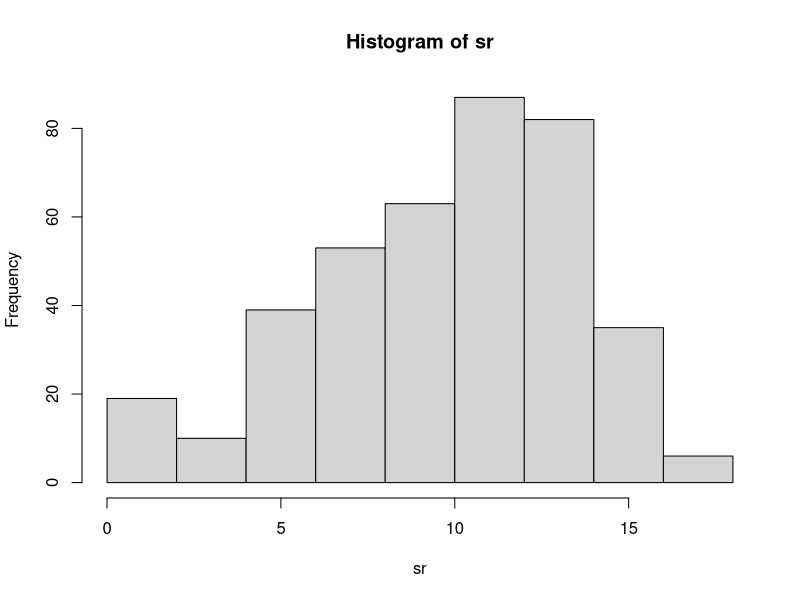
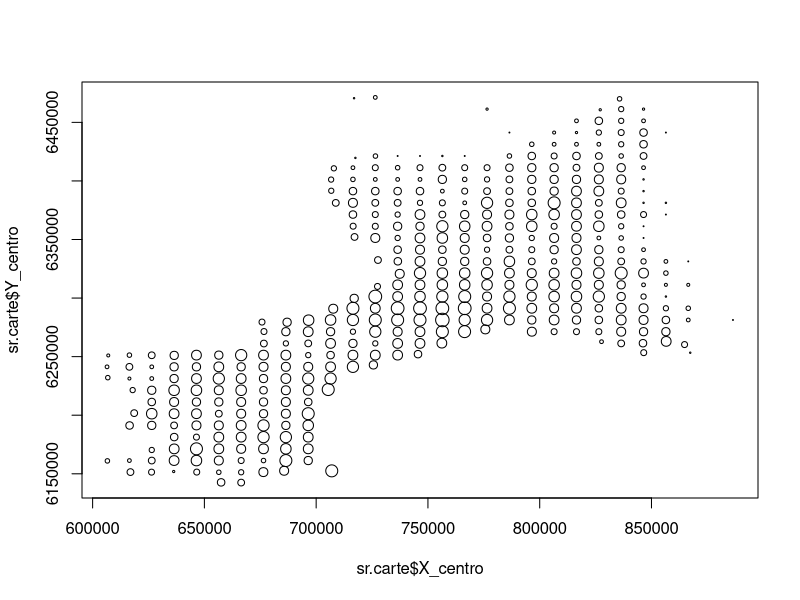
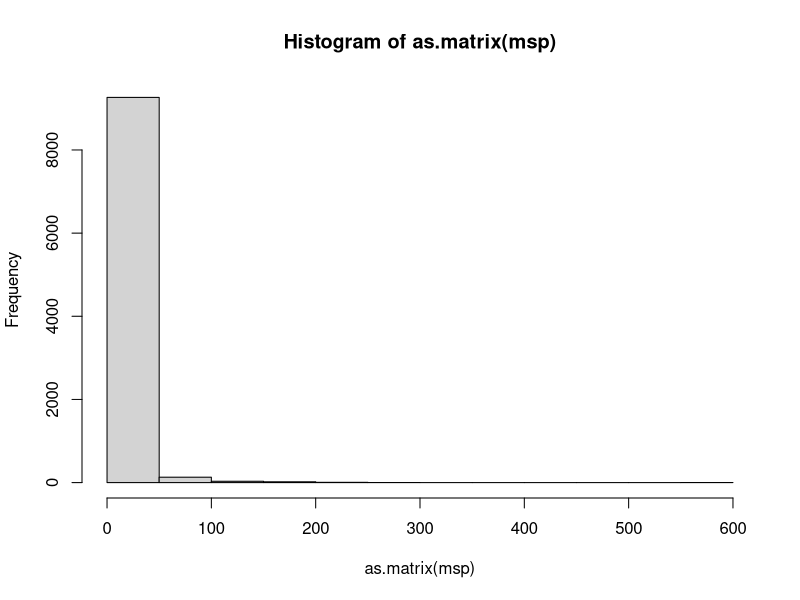
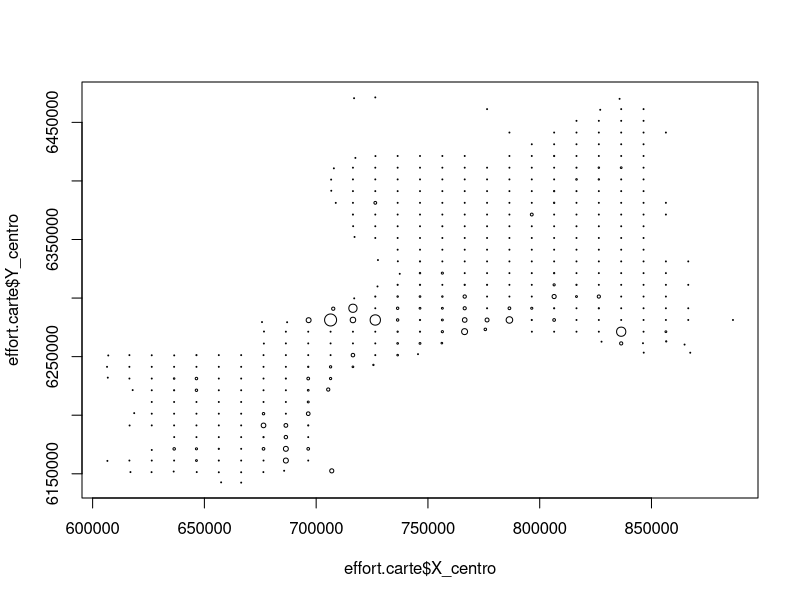
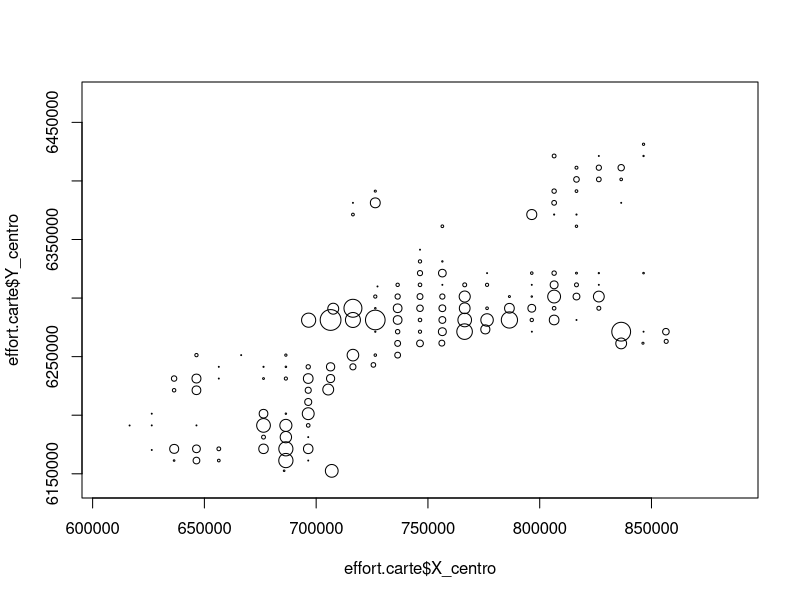
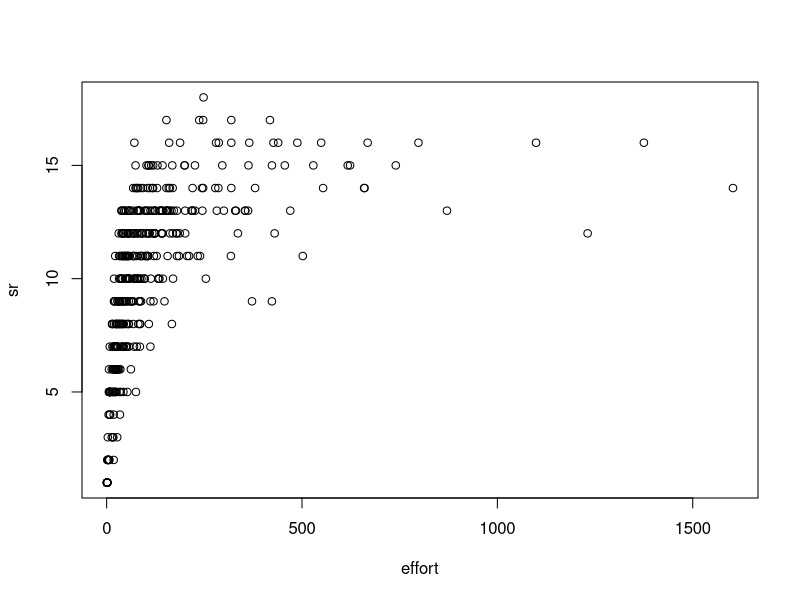
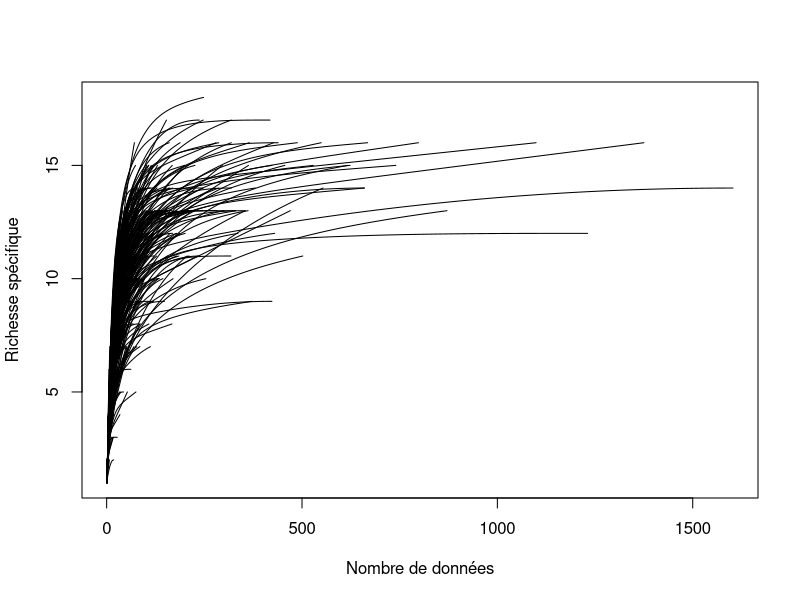
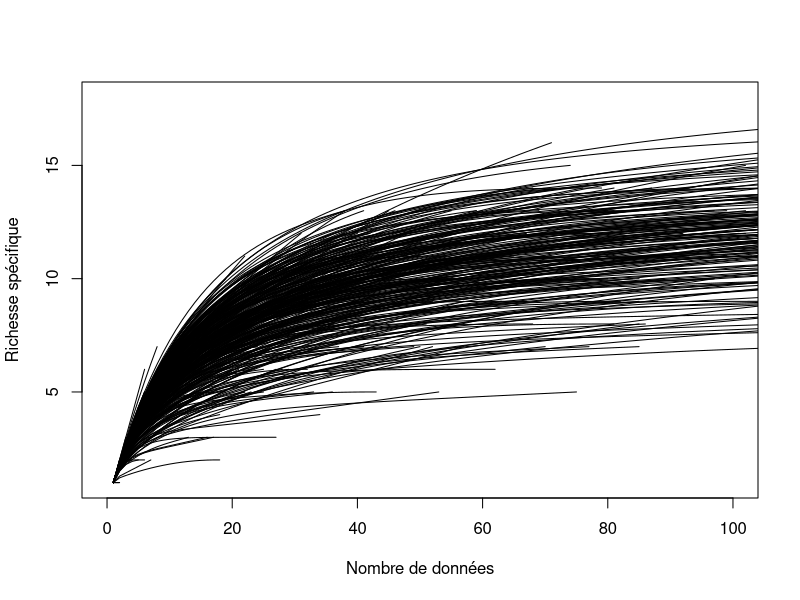

The R source for these figures, in order:
## ---- chunk 1
knitr::opts_chunk$set(echo = TRUE)
knitr::opts_knit$set(root.dir = 'C:/Users/jeany/OneDrive/Documents/ephe-certificat-stat-3')
## ---- chunk 2
msp=read.table("donnees/reptiles_sites_especes.txt",header=T,sep="\t")
head(msp)
## ---- chunk 3
luse=read.table("donnees/reptiles_covariables_environnement.txt",header=T,sep="\t")
summary(luse)
## ---- chunk 4
grille=read.table("donnees/reptiles_grille.txt",header=T,sep="\t")
summary(grille)
## ---- chunk 5
library(vegan)
sr=specnumber(msp)
hist(sr)
## ---- chunk 6
sr.carte=merge(grille,sr,by.x="ID",by.y=0,all=F)
plot(sr.carte$X_centro,sr.carte$Y_centro,cex=sr.carte$y/10)
## ---- chunk 7
effort.total=sum(msp)
effort.total
## ---- chunk 8
hist(as.matrix(msp))
## ---- chunk 9
effort=apply(msp,1,"sum")

effort.carte=merge(grille,effort,by.x="ID",by.y=0,all=F)
plot(effort.carte$X_centro,effort.carte$Y_centro,cex=effort.carte$y/1000)
## ---- chunk 10
plot(effort.carte$X_centro,effort.carte$Y_centro,cex=log(effort.carte$y/100))
## ---- chunk 11
plot(effort,sr)
## ---- chunk 12
crar=rarecurve(msp, label=F,xlab="Nombre de données",ylab="Richesse spécifique")
## ---- chunk 13
crar=rarecurve(msp,xlim=c(0,100), label=F,xlab="Nombre de données",ylab="Richesse spécifique")
## ---- chunk 14
barplot(c(sum(effort>20),sum(effort>40),sum(effort>60),sum(effort>80),sum(effort>100)),names.arg=c(20,40,60,80,100),main="nombre de sites à xx données",ylab="nombre de sites")
## ---- chunk 15
effort.carte100=subset(effort.carte,y>=100)
plot(effort.carte$X_centro,effort.carte$Y_centro,col="gray70")
points(effort.carte100$X_centro,effort.carte100$Y_centro,pch=21,bg="darkred",col="darkred")
## ---- chunk 16
effort.cov=merge(effort.carte,luse,by="ID",all=F)
hist(effort.cov$alti_median)
effort.cov100=subset(effort.cov,y>=100)
hist(effort.cov100$alti_median,add=T,col="gray80")

hist(effort.cov$urbanisation_CORINE)
hist(effort.cov100$urbanisation_CORINE,add=T,col="gray80") 
## ---- chunk 17
effort.carte50=subset(effort.carte,y>=50)
plot(effort.carte$X_centro,effort.carte$Y_centro,col="gray70")
points(effort.carte50$X_centro,effort.carte50$Y_centro,pch=21,bg="darkred",col="darkred")

hist(effort.cov$alti_median)
effort.cov50=subset(effort.cov,y>=50)
hist(effort.cov50$alti_median,add=T,col="gray80")

hist(effort.cov$urbanisation_CORINE)
hist(effort.cov50$urbanisation_CORINE,add=T,col="gray80") 
## ---- chunk 18
crar=rarecurve(msp,xlim=c(0,100), label=F,xlab="Nombre de données",ylab="Richesse spécifique")
abline(v=50,lty="dashed",col="blue")
## ---- chunk 19
msp50=msp[which(apply(msp,1,"sum")>=50),]
sr50=rarefy(msp50,sample=50)
## ---- chunk 20
sr.brute=specnumber(msp50)
plot(sr.brute,sr50)
## ---- chunk 21
effort.carte50$richesse.rarefiee=sr50

plot(effort.carte50$y,sr50,main="richesse raréfiée à 50 points vs nombre de points initial")
## ---- chunk 22
data.50=merge(effort.cov50[,c("ID","X_centro","Y_centro","alti_median","urbanisation_CORINE")],sr50,by.x="ID",by.y=0,all=F)
colnames(data.50)[ncol(data.50)]="richesse.rarefiee"
par(mfrow=c(1,2))
plot(data.50$alti_median,data.50$richesse.rarefiee)
plot(data.50$urbanisation_CORINE,data.50$richesse.rarefiee)
## ---- chunk 23
data.50b=merge(data.50,sr,by.x="ID",by.y=0,all=F)
colnames(data.50b)[ncol(data.50b)]="richesse.brute"
## ---- chunk 24
mod.brut=lm(log(richesse.brute+1)~alti_median+urbanisation_CORINE,data=data.50b)
par(mfrow=c(2,2))
plot(mod.brut)
summary(mod.brut)
## ---- chunk 25
mod.rar=lm(log(richesse.rarefiee+1)~alti_median+urbanisation_CORINE,data=data.50b)
par(mfrow=c(2,2))
plot(mod.rar)
summary(mod.rar)
## ---- chunk 26
plot(data.50b$X_centro,data.50b$Y_centro,cex=residuals(mod.rar)*10)
## ---- chunk 27
library(mgcv)
mod.sp.rar=gam(log(richesse.rarefiee+1)~alti_median+urbanisation_CORINE+s(X_centro,Y_centro),data=data.50b)
## ---- chunk 28
plot(data.50b$X_centro,data.50b$Y_centro,cex=residuals(mod.sp.rar)*10)
## ---- chunk 29
summary(mod.sp.rar)
## ---- chunk 30
k=10
d=50
rarlist=replicate(rrarefy(msp50,sample=d),n=k,simplify=F)
## ---- chunk 31
library(plyr)
rarH=ldply(rarlist,.fun=diversity)
rarHm=apply(rarH,2,"mean")
rarHs=apply(rarH,2,"sd")

# shannon sur matrice observée
obsH=diversity(msp50)

plot(obsH,rarHm)
abline(0,1,col="red")
